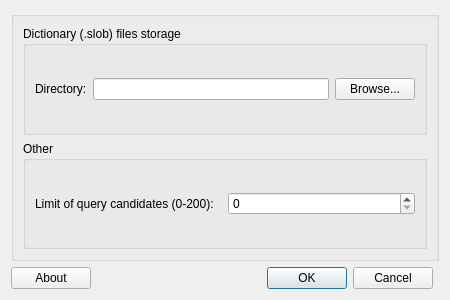
<?xml version="1.0" encoding="UTF-8"?>
<ui version="4.0">
 <class>Form</class>
 <widget class="QWidget" name="Form">
  <property name="geometry">
   <rect>
    <x>0</x>
    <y>0</y>
    <width>450</width>
    <height>300</height>
   </rect>
  </property>
  <property name="sizePolicy">
   <sizepolicy hsizetype="Fixed" vsizetype="Fixed">
    <horstretch>0</horstretch>
    <verstretch>0</verstretch>
   </sizepolicy>
  </property>
  <property name="minimumSize">
   <size>
    <width>450</width>
    <height>300</height>
   </size>
  </property>
  <property name="maximumSize">
   <size>
    <width>450</width>
    <height>300</height>
   </size>
  </property>
  <property name="windowTitle">
   <string>Settings</string>
  </property>
  <property name="windowIcon">
   <iconset>
    <normaloff>../sprites/icon.ico</normaloff>../sprites/icon.ico</iconset>
  </property>
  <layout class="QGridLayout" name="gridLayout">
   <item row="1" column="2">
    <widget class="QDialogButtonBox" name="buttonBox">
     <property name="standardButtons">
      <set>QDialogButtonBox::Cancel|QDialogButtonBox::Ok</set>
     </property>
    </widget>
   </item>
   <item row="0" column="0" colspan="4">
    <widget class="QGroupBox" name="groupBox">
     <property name="title">
      <string/>
     </property>
     <layout class="QVBoxLayout" name="verticalLayout">
      <item>
       <widget class="QGroupBox" name="filePathBox">
        <property name="title">
         <string>Dictionary (.slob) files storage</string>
        </property>
        <layout class="QHBoxLayout" name="horizontalLayout">
         <item>
          <widget class="QLabel" name="label">
           <property name="text">
            <string>Directory:</string>
           </property>
          </widget>
         </item>
         <item>
          <widget class="QLineEdit" name="dirEdit"/>
         </item>
         <item>
          <widget class="QPushButton" name="browseButton">
           <property name="text">
            <string>Browse...</string>
           </property>
          </widget>
         </item>
        </layout>
       </widget>
      </item>
      <item>
       <widget class="QGroupBox" name="groupBox_2">
        <property name="title">
         <string>Other</string>
        </property>
        <layout class="QHBoxLayout" name="horizontalLayout_2">
         <item>
          <widget class="QLabel" name="label_2">
           <property name="text">
            <string>Limit of query candidates (0-200):</string>
           </property>
          </widget>
         </item>
         <item>
          <widget class="QSpinBox" name="limitEdit"/>
         </item>
        </layout>
       </widget>
      </item>
     </layout>
    </widget>
   </item>
   <item row="1" column="1">
    <spacer name="horizontalSpacer">
     <property name="orientation">
      <enum>Qt::Horizontal</enum>
     </property>
     <property name="sizeHint" stdset="0">
      <size>
       <width>157</width>
       <height>20</height>
      </size>
     </property>
    </spacer>
   </item>
   <item row="1" column="0">
    <widget class="QPushButton" name="aboutButton">
     <property name="enabled">
      <bool>true</bool>
     </property>
     <property name="text">
      <string>About</string>
     </property>
    </widget>
   </item>
  </layout>
 </widget>
 <resources/>
 <connections/>
</ui>
